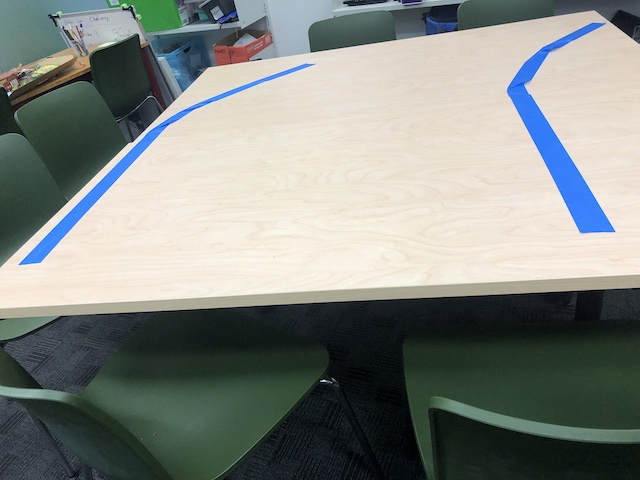
#> input picture curve.jpg, 640 x 480 px, found by its file name
$ python __main__.py
#> lines starting #> are read from the running program, lines starting #| are printed output that depends on the picture; after the words box and inside, x2 and y2 are one past the last pixel; in counts of white or black regions, pixels touching at a corner belong together
#> further down, img is the input picture: shape (480, 640, 3); mean B, G, R 130.4, 135.5, 130.6
from cv2 import Mat
from imutils.video import VideoStream
import datetime
import argparse
import imutils
import time
import cv2
import numpy as np
import math
# construct the argument parse and parse the arguments
# ap = argparse.ArgumentParser()
# ap.add_argument("-p", "--picamera", type=int, default=-1,
# 	help="whether or not the Raspberry Pi camera should be used")
# args = vars(ap.parse_args())
# # initialize the video stream and allow the cammera sensor to warmup
# vs = VideoStream(usePiCamera=args["picamera"] > 0).start()
# time.sleep(2.0)

# # loop over the frames from the video stream
# while True:
# 	# grab the frame from the threaded video stream and resize it
# 	# to have a maximum width of 400 pixels
# 	frame = vs.read()
# 	frame = imutils.resize(frame, width=400)
# 	# show the frame
# 	cv2.imshow("Frame", frame)
# 	key = cv2.waitKey(1) & 0xFF
# 	# if the `q` key was pressed, break from the loop
# 	if key == ord("q"):
# 		break
# # do a bit of cleanup
# cv2.destroyAllWindows()
# vs.stop()

# Draws lines of given thickness over an image
def draw_lines(image, lines, thickness):

    print(lines)
    line_image = np.zeros_like(image)
    color=[0, 0, 255]

    if lines is not None:
        for x1, y1, x2, y2 in lines:
                    cv2.line(line_image, (x1, y1), (x2, y2), color, thickness)

    cv2.imshow("LINES", line_image)
    # Merge the image with drawn lines onto the original.
    combined_image = cv2.addWeighted(image, 0.8, line_image, 1.0, 0.0)

    return combined_image
def get_coordinates (image, params):

    slope, intercept = params
    y1 = image.shape[0]
    y2 = int(y1 * (3/5)) # Setting y2 at 3/5th from y1
    x1 = int((y1 - intercept) / slope) # Deriving from y = mx + c
    x2 = int((y2 - intercept) / slope)

    return np.array([x1, y1, x2, y2])

#Returns edges detected in an image
def canny_edge_detector(frame: Mat) -> Mat:

    # Convert to grayscale as only image intensity needed for gradients
    gray = cv2.cvtColor(frame, cv2.COLOR_RGB2GRAY)

    # 5x5 gaussian blur to reduce noise
    blur = cv2.GaussianBlur(gray, (5, 5), 0)

    # Canny edge detector with minVal of 50 and maxVal of 150
    canny = cv2.Canny(blur, 50, 150)

    return canny

# Returns averaged lines on left and right sides of the image
def avg_lines(image: Mat, lines: list):

    left = []
    right = []

    for line in lines:
        x1, y1, x2, y2 = line.reshape(4)

        # Fit polynomial, find intercept and slope
        params = np.polyfit((x1, x2), (y1, y2), 1)
        slope = params[0]
        y_intercept = params[1]

        if slope < 0:
            left.append((slope, y_intercept)) #Negative slope = left lane
        else:
            right.append((slope, y_intercept)) #Positive slope = right lane

    # Avg over all values for a single slope and y-intercept value for each line

    left_avg = np.average(left, axis = 0)
    right_avg = np.average(right, axis = 0)

    # Find x1, y1, x2, y2 coordinates for left & right lines
    left_line = get_coordinates(image, left_avg)
    right_line = get_coordinates(image, right_avg)

    return np.array([left_line, right_line])

def pipeline(img: Mat):

	## convert to hsv
	hsv = cv2.cvtColor(img, cv2.COLOR_BGR2HSV)
#> hsv: shape (480, 640, 3); mean H, S, V 55.6, 57, 144.3

	## mask of blue
	mask1 = cv2.inRange(hsv, (100, 50, 70), (128, 255, 255))
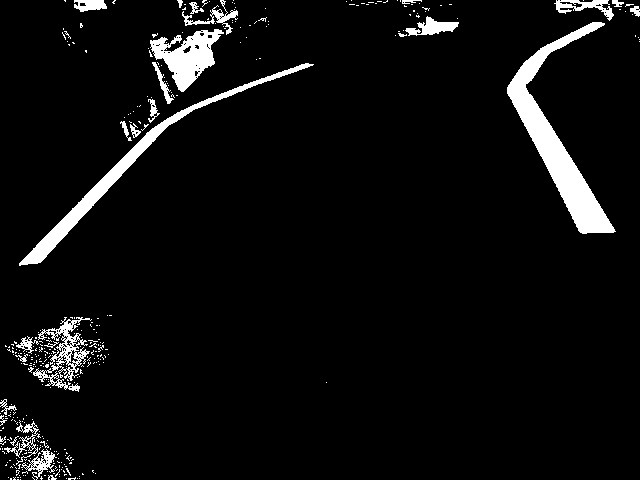
#> mask1: shape (480, 640); 5.5% white; 360 white regions (333 under 20 px), largest, box (x1, y1, x2, y2) and area: (507, 22, 616, 234) 5516, (19, 63, 314, 266) 3279, (150, 29, 224, 92) 2164

	## mask o yellow
	mask2 = cv2.inRange(hsv, (25, 50, 70), (35, 255, 255))
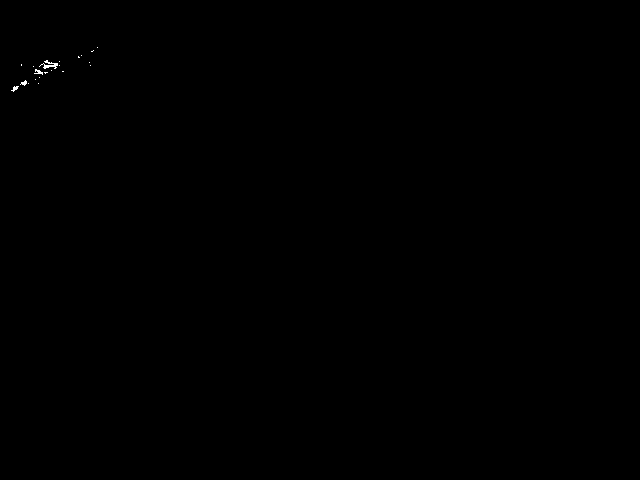
#> mask2: shape (480, 640); 0.06% white in thin lines or dots, all inside (x1, y1, x2, y2) = (11, 47, 98, 92)

	## final mask and masked
	mask = cv2.bitwise_or(mask1, mask2)
	masked = cv2.bitwise_and(img,img, mask=mask)
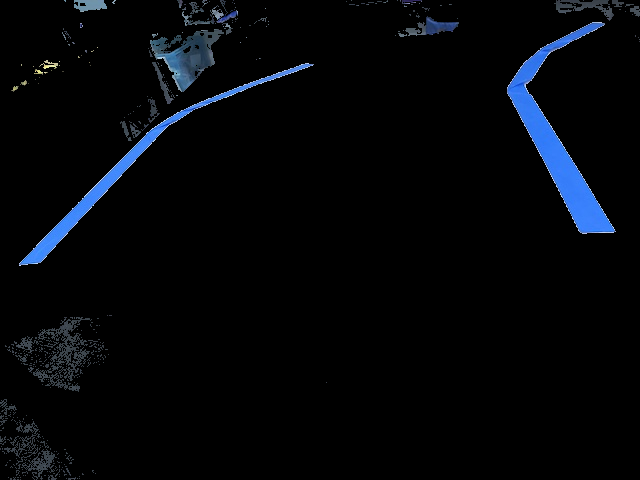
#> masked: shape (480, 640, 3); mean B, G, R 9.4, 6, 3.8

	cv2.imshow("mask", masked)
	canny_edges = canny_edge_detector(masked)
#> in canny_edge_detector, `gray = cv2.cvtColor(frame, cv2.COLOR_RGB2GRAY)`:
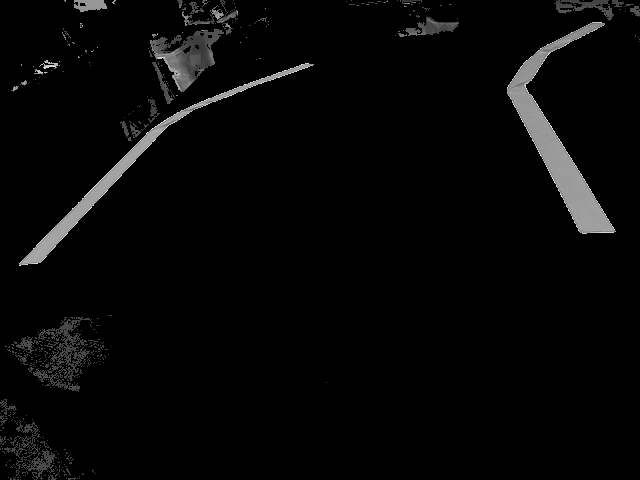
#> gray: shape (480, 640); min 0, max 235, mean 6.8
#> in canny_edge_detector, `canny = cv2.Canny(blur, 50, 150)`:
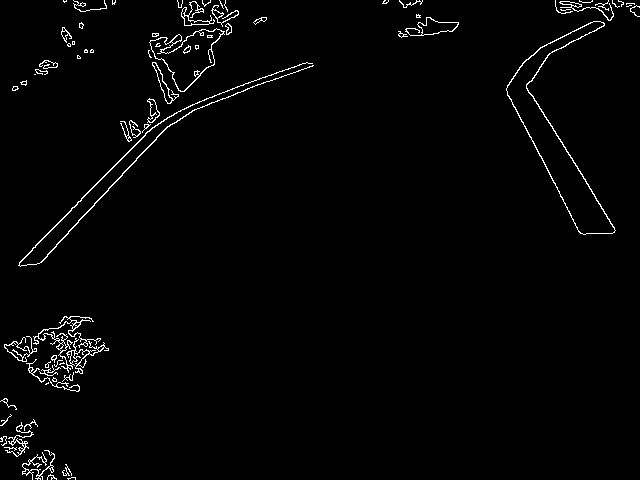
#> canny: shape (480, 640); 1.9% white in thin lines or dots
	cv2.imshow("canny", canny_edges)
	#Hough transform to detect lanes from the detected edges
	lines = cv2.HoughLinesP(
		canny_edges,
		rho=2,              #Distance resolution in pixels
		theta=np.pi / 180,  #Angle resolution in radians
		threshold=100,      #Min. number of intersecting points to detect a line
		lines=np.array([]), #Vector to return start and end points of the lines indicated by [x1, y1, x2, y2]
		minLineLength=40,   #Line segments shorter than this are rejected
		maxLineGap=5       #Max gap allowed between points on the same line
	)
#> lines = 13 rows, first 6: [39, 263, 167, 126], [32, 248, 155, 125], [192, 110, 245, 90], [526, 86, 614, 227], [523, 122, 580, 233], [233, 94, 298, 71]

	# Visualisations
	averaged_lines = avg_lines (img, lines)              #Average the Hough lines as left or right lanes
#> the loop in avg_lines, `for line in lines:` made 13 passes
#> (x1, y1, x2, y2, slope, y_intercept) on passes 1 to 12: (39, 263, 167, 126, -1.07, 304.7), (32, 248, 155, 125, -1, 280), (192, 110, 245, 90, -0.377, 182.5), (526, 86, 614, 227, 1.6, -756.8), (523, 122, 580, 233, 1.95, -896.5), (233, 94, 298, 71, -0.354, 176.4), (192, 104, 265, 76, -0.384, 177.6), (57, 364, 80, 317, -2.04, 480.5), (51, 383, 75, 333, -2.08, 489.2), (13, 355, 53, 332, -0.575, 362.5), (64, 387, 76, 346, -3.42, 605.7), (65, 388, 83, 339, -2.72, 564.9)
#> after the loop in avg_lines, `for line in lines:`: left = [(-1.07, 304.7), (-1, 280), (-0.377, 182.5), (-0.354, 176.4), (-0.384, 177.6), (-2.04, 480.5), (-2.08, 489.2), (-0.575, 362.5), (-3.42, 605.7), (-2.72, 564.9), (-0.353, 175.5)]; right = [(1.6, -756.8), (1.95, -896.5)]
#> in avg_lines, `left_avg = np.average(left, axis = 0)`: left_avg = [-1.31, 345.4]
#> in avg_lines, `right_avg = np.average(right, axis = 0)`: right_avg = [1.77, -826.6]
#> in get_coordinates, `slope, intercept = params`: slope = -1.31; intercept = 345.4
#> in get_coordinates, `x1 = int((y1 - intercept) / slope)`: x1 = -102
#> in get_coordinates, `x2 = int((y2 - intercept) / slope)`: x2 = 43
#> in avg_lines, `left_line = get_coordinates(image, left_avg)`: left_line = [-102, 480, 43, 288]
#> in avg_lines, `right_line = get_coordinates(image, right_avg)`: right_line = [736, 480, 628, 288]
#> averaged_lines = [[-102, 480, 43, 288], [736, 480, 628, 288]]
	combined_image = draw_lines(img, averaged_lines, 5)  #Combine the averaged lines on the real frame
#| [[-102  480   43  288]
#|  [ 736  480  628  288]]
#> the loop in draw_lines, `for x1, y1, x2, y2 in lines:` made 2 passes
#> in draw_lines, `combined_image = cv2.addWeighted(image, 0.8, line_image, 1.0, 0.0)`:
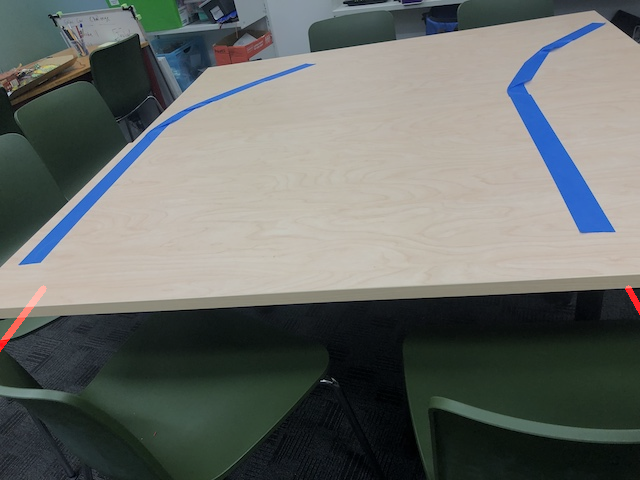
#> combined_image: shape (480, 640, 3); mean B, G, R 104.4, 108.4, 104.8

	cv2.imshow("line_image", combined_image)
	key = cv2.waitKey(0) & 0xFF
#> (key q is pressed here)

img = cv2.imread("curve.jpg")

pipeline(img)
